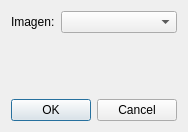
<?xml version="1.0" encoding="UTF-8"?>
<ui version="4.0">
 <class>Image_selector_gray</class>
 <widget class="QDialog" name="Image_selector_gray">
  <property name="geometry">
   <rect>
    <x>0</x>
    <y>0</y>
    <width>184</width>
    <height>132</height>
   </rect>
  </property>
  <property name="windowTitle">
   <string>Dialog</string>
  </property>
  <layout class="QGridLayout" name="gridLayout">
   <item row="2" column="0" colspan="2">
    <widget class="QDialogButtonBox" name="buttonBox">
     <property name="orientation">
      <enum>Qt::Horizontal</enum>
     </property>
     <property name="standardButtons">
      <set>QDialogButtonBox::Cancel|QDialogButtonBox::Ok</set>
     </property>
    </widget>
   </item>
   <item row="0" column="0">
    <widget class="QLabel" name="label">
     <property name="sizePolicy">
      <sizepolicy hsizetype="Maximum" vsizetype="Preferred">
       <horstretch>0</horstretch>
       <verstretch>0</verstretch>
      </sizepolicy>
     </property>
     <property name="text">
      <string>Imagen:</string>
     </property>
    </widget>
   </item>
   <item row="0" column="1">
    <widget class="QComboBox" name="Image_selector"/>
   </item>
   <item row="1" column="0">
    <spacer name="verticalSpacer">
     <property name="orientation">
      <enum>Qt::Vertical</enum>
     </property>
     <property name="sizeHint" stdset="0">
      <size>
       <width>20</width>
       <height>40</height>
      </size>
     </property>
    </spacer>
   </item>
  </layout>
 </widget>
 <resources/>
 <connections>
  <connection>
   <sender>buttonBox</sender>
   <signal>accepted()</signal>
   <receiver>Image_selector_gray</receiver>
   <slot>accept()</slot>
   <hints>
    <hint type="sourcelabel">
     <x>248</x>
     <y>254</y>
    </hint>
    <hint type="destinationlabel">
     <x>157</x>
     <y>274</y>
    </hint>
   </hints>
  </connection>
  <connection>
   <sender>buttonBox</sender>
   <signal>rejected()</signal>
   <receiver>Image_selector_gray</receiver>
   <slot>reject()</slot>
   <hints>
    <hint type="sourcelabel">
     <x>316</x>
     <y>260</y>
    </hint>
    <hint type="destinationlabel">
     <x>286</x>
     <y>274</y>
    </hint>
   </hints>
  </connection>
 </connections>
</ui>
